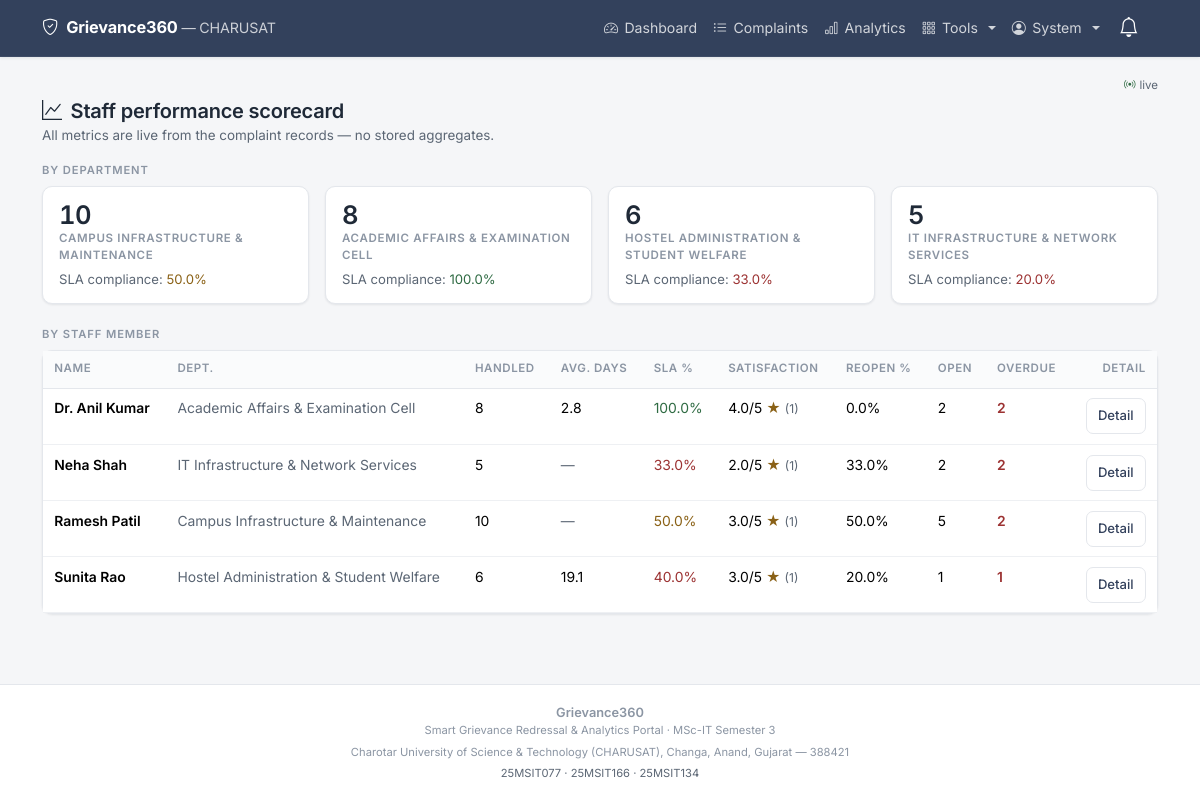
Page /admin/performance (signed in) on the committed database.
### tables this page shows
CREATE TABLE users (
    id             INTEGER PRIMARY KEY AUTOINCREMENT,
    name           TEXT NOT NULL,
    email          TEXT NOT NULL UNIQUE,
    password_hash  TEXT NOT NULL,
    role           TEXT NOT NULL DEFAULT 'student'
                   CHECK (role IN ('student','staff','admin')),
    department_id  INTEGER,
    enrollment_no  TEXT,
    phone          TEXT,
    is_active      INTEGER NOT NULL DEFAULT 1,
    reset_token    TEXT,
    reset_expires  TEXT,
    created_at     TEXT NOT NULL, photo TEXT, program TEXT, student_department TEXT, semester TEXT,
    FOREIGN KEY (department_id) REFERENCES departments(id)
);

CREATE TABLE departments (
    id          INTEGER PRIMARY KEY AUTOINCREMENT,
    name        TEXT NOT NULL UNIQUE,
    email       TEXT,
    created_at  TEXT NOT NULL
);

### app.py (the view)
@app.route("/admin/performance")
@login_required
@role_required("admin")
def admin_performance():
    staff_rows = _staff_metrics()
    dept_map = {}
    for s in staff_rows:
        dept = s.get("department_name") or "Unassigned"
        if dept not in dept_map:
            dept_map[dept] = {"name": dept, "handled": 0, "_on_time": 0, "_total_res": 0}
        dept_map[dept]["handled"] += s["handled"]
        if s["compliance"] is not None and s["handled"]:
            resolved = s["handled"]  # rough count
            dept_map[dept]["_on_time"]    += int((s["compliance"] / 100.0) * resolved)
            dept_map[dept]["_total_res"]  += resolved
    dept_rows = []
    for d in dept_map.values():
        d["compliance"] = (round(d["_on_time"] * 100.0 / d["_total_res"], 0)
                           if d["_total_res"] else None)
        dept_rows.append(d)
    dept_rows.sort(key=lambda x: x["handled"], reverse=True)
    return render_template("admin/performance.html",
                           staff_rows=staff_rows, dept_rows=dept_rows)

### app.py (called while the page is built)
@login_manager.user_loader
def load_user(user_id):
    row = db.query_one(
        "SELECT * FROM users WHERE id = %s AND is_active = 1", (user_id,)
    )
    return User(row) if row else None

def role_required(*roles):
    def decorator(view):
        @wraps(view)
        def wrapped(*args, **kwargs):
            if not current_user.is_authenticated:
                return login_manager.unauthorized()
            if current_user.role not in roles:
                flash("You do not have permission to open that page.", "danger")
                return redirect(url_for("index"))
            return view(*args, **kwargs)
        return wrapped
    return decorator

@app.context_processor
def inject_globals():
    now = helpers.now_str()
    return {
        "status_color": helpers.status_color,
        "pretty_date": helpers.pretty_date,
        "priority_label": helpers.priority_label,
        "is_breached": helpers.is_breached,
        "days_left": helpers.days_left,
        "ALL_STATUSES": config.STATUSES,
        "current_year": datetime.now().year,
        "now": now,
    }

### db.py (called while the page is built, shortened)
def _connect():
    if config.DB_ENGINE == "sqlite":
        raw = sqlite3.connect(config.SQLITE_PATH)
        raw.row_factory = sqlite3.Row          # lets us build dicts from rows
        raw.execute("PRAGMA foreign_keys = ON")  # SQLite needs this switched on
        return _SQLiteConnection(raw)

def get_db():
    if "db" not in g:
        g.db = _connect()
    return g.db

def query_all(sql, params=()):
    cursor = get_db().cursor()
    cursor.execute(sql, params)
    rows = cursor.fetchall()
    cursor.close()
    return rows

def query_one(sql, params=()):
    cursor = get_db().cursor()
    cursor.execute(sql, params)
    row = cursor.fetchone()
    cursor.close()
    return row

    def execute(self, sql, params=()):
        return self._cursor.execute(sql.replace("%s", "?"), params)

    def fetchone(self):
        row = self._cursor.fetchone()
        return dict(row) if row is not None else None

    def fetchall(self):
        return [dict(row) for row in self._cursor.fetchall()]

    def close(self):
        self._cursor.close()

    def cursor(self):
        return _SQLiteCursor(self._connection.cursor())

    def close(self):
        self._connection.close()

### helpers.py (called while the page is built)
def now_str():
    return datetime.now().strftime(DT_FORMAT)

### templates/admin/performance.html (shortened to what this page needs)
{% extends "base.html" %}
{% block content %}
<div class="ge-page-head">
  <h4><i class="bi bi-graph-up me-1"></i> Staff performance scorecard</h4>
  <p class="ge-page-sub">All metrics are live from the complaint records — no stored aggregates.</p>
</div>
{% if dept_rows %}
<h6 class="ge-eyebrow mb-2">By department</h6>
<div class="row g-2 g-md-3 mb-4">
  {% for d in dept_rows %}
  <div class="col-12 col-sm-6 col-md-3">
    <div class="ge-stat">
      <div class="ge-stat-value">{{ d.handled }}</div>
      <div class="ge-stat-label">{{ d.name }}</div>
      <div class="small text-muted mt-1">
        SLA compliance:
        <span class="{{ 'text-success' if d.compliance >= 80 else 'text-warning' if d.compliance >= 50 else 'text-danger' }}">
          {{ d.compliance }}%
        </span>
      </div>
    </div>
  </div>
  {% endfor %}
</div>
{% endif %}
<h6 class="ge-eyebrow mb-2">By staff member</h6>
<div class="ge-card">
  <div class="ge-desktop-table table-responsive">
    <table class="table table-hover mb-0">
      <thead>
        <tr>
          <th>Name</th><th>Dept.</th><th>Handled</th>
          <th>Avg. days</th><th>SLA %</th>
          <th>Satisfaction</th><th>Reopen %</th>
          <th>Open</th><th>Overdue</th>
          <th class="text-end">Detail</th>
        </tr>
      </thead>
      <tbody>
        {% for s in staff_rows %}
        <tr>
          <td class="fw-semibold">{{ s.name }}</td>
          <td class="text-muted">{{ s.department_name or '—' }}</td>
          <td>{{ s.handled }}</td>
          <td>
            {% if s.avg_days is not none %}
              {{ s.avg_days }}
            {% else %}
              <span class="text-muted">—</span>
            {% endif %}
          </td>
          <td>
            {% if s.compliance is not none %}
              <span class="{{ 'text-success' if s.compliance >= 80 else 'text-warning' if s.compliance >= 50 else 'text-danger' }}">
                {{ s.compliance }}%
              </span>
            {% else %}—{% endif %}
          </td>
          <td>
            {% if s.avg_rating is not none %}
              {{ s.avg_rating }}/5
              <span class="text-warning">★</span>
              <span class="text-muted small">({{ s.rating_count }})</span>
            {% else %}—{% endif %}
          </td>
          <td>
            {% if s.reopen_rate is not none %}
              {{ s.reopen_rate }}%
            {% else %}—{% endif %}
          </td>
          <td>{{ s.open_count }}</td>
          <td>
            {% if s.overdue_count %}
              <span class="text-danger fw-semibold">{{ s.overdue_count }}</span>
            {% else %}0{% endif %}
          </td>
          <td class="text-end">
            <a href="{{ url_for('admin_performance_detail', staff_id=s.id) }}"
               class="btn btn-sm btn-outline-primary">Detail</a>
          </td>
        </tr>
        {% else %}
        <tr><td colspan="10" class="text-center text-muted py-4">No staff data yet.</td></tr>
        {% endfor %}
      </tbody>
    </table>
  </div>
</div>
{% endblock %}

### templates/base.html (shortened to what this page needs)
<!DOCTYPE html>
<html lang="en">
<head>
  <link href="https://cdn.jsdelivr.net/npm/bootstrap@5.3.3/dist/css/bootstrap.min.css" rel="stylesheet">
  <link href="https://cdn.jsdelivr.net/npm/bootstrap-icons@1.11.3/font/bootstrap-icons.css" rel="stylesheet">
  <link href="{{ url_for('static', filename='css/style.css') }}" rel="stylesheet">
</head>
<body>
<nav class="navbar navbar-expand-md navbar-dark ge-navbar sticky-top">
  <div class="container">
    <a class="navbar-brand fw-bold d-flex align-items-center gap-2"
       href="{{ url_for('index') }}">
      <i class="bi bi-shield-check"></i>
      <span>
        Grievance360
        <span class="d-none d-md-inline fw-normal small opacity-75">
          &mdash; CHARUSAT
        </span>
      </span>
    </a>
    {% if current_user.is_authenticated %}
    <div class="dropdown order-md-last ms-auto me-2">
      <button class="btn btn-link nav-link position-relative ge-tap"
              type="button" data-bs-toggle="dropdown" aria-expanded="false"
              aria-label="Notifications">
        <i class="bi bi-bell fs-5 text-white"></i>
      </button>
    </div>
    {% endif %}
    <div class="collapse navbar-collapse" id="mainNav">
      <ul class="navbar-nav ms-auto mb-2 mb-md-0 align-items-md-center">
        {% if current_user.is_authenticated %}
          {% if current_user.role == 'student' %}
            <li class="nav-item">
              <a class="nav-link ge-tap" href="{{ url_for('student_dashboard') }}">
                <i class="bi bi-grid"></i> My Complaints</a>
            </li>
            <li class="nav-item">
              <a class="nav-link ge-tap" href="{{ url_for('raise_complaint') }}">
                <i class="bi bi-plus-circle"></i> Raise Complaint</a>
            </li>
            <li class="nav-item">
              <a class="nav-link ge-tap" href="{{ url_for('kb_list') }}">
                <i class="bi bi-book"></i> Help</a>
            </li>
            <li class="nav-item">
              <a class="nav-link ge-tap" href="{{ url_for('announcements') }}">
                <i class="bi bi-megaphone"></i> Notices</a>
            </li>
            <li class="nav-item">
              <a class="nav-link ge-tap" href="{{ url_for('profile') }}">
                <i class="bi bi-person-circle"></i> Profile</a>
            </li>
          {% elif current_user.role == 'admin' %}
            <li class="nav-item">
              <a class="nav-link ge-tap" href="{{ url_for('admin_dashboard') }}">
                <i class="bi bi-speedometer2"></i> Dashboard</a>
            </li>
            <li class="nav-item">
              <a class="nav-link ge-tap" href="{{ url_for('admin_complaints') }}">
                <i class="bi bi-list-ul"></i> Complaints</a>
            </li>
            <li class="nav-item">
              <a class="nav-link ge-tap" href="{{ url_for('admin_analytics') }}">
                <i class="bi bi-bar-chart"></i> Analytics</a>
            </li>
            <li class="nav-item dropdown">
              <a class="nav-link dropdown-toggle ge-tap" href="#" role="button"
                 data-bs-toggle="dropdown">
                <i class="bi bi-grid-3x3-gap"></i> Tools
              </a>
            </li>
          {% endif %}
          <li class="nav-item dropdown">
            <a class="nav-link dropdown-toggle ge-tap" href="#" role="button"
               data-bs-toggle="dropdown">
              <i class="bi bi-person-circle"></i>
              {{ current_user.name.split(' ')[0] }}
            </a>
          </li>
        {% endif %}
      </ul>
    </div>
  </div>
</nav>
<main class="container ge-main">
  {% if current_user.is_authenticated %}
  <div class="d-flex justify-content-end mb-1" style="min-height:18px">
    <span id="liveBar" class="d-inline-flex align-items-center gap-1"
          style="font-size:.72rem;color:var(--ge-muted,#64748b)">
      <i class="bi bi-broadcast text-success"></i>
      <span class="text-muted">live</span>
    </span>
  </div>
  {% endif %}
  {% block content %}{% endblock %}
</main>
<footer class="ge-footer no-print">
  <div class="container text-center">
    <div class="fw-semibold">Grievance360</div>
    <div class="small">
      Smart Grievance Redressal &amp; Analytics Portal &middot; MSc-IT Semester 3
    </div>
    <div class="small mt-1">
      Charotar University of Science &amp; Technology (CHARUSAT),
      Changa, Anand, Gujarat &mdash; 388421
    </div>
    <div class="small mt-1 text-muted">
      25MSIT077 &middot; 25MSIT166 &middot; 25MSIT134
    </div>
  </div>
</footer>
</body>
</html>

### static/css/style.css (style rules this page uses)
:root { --ge-ink: #1f2937; --ge-ink-soft: #5b6674; --ge-ink-faint: #8b95a3; --ge-primary: #33415c; --ge-primary-dark: #283346; --ge-accent: #5b6ea8; --ge-accent-soft: #eef1f8; --ge-bg: #f5f6f8; --ge-surface: #ffffff; --ge-line: #e4e7ec; --ge-line-soft: #eef0f3; --ge-radius: 10px; --ge-radius-sm: 7px; --ge-shadow: 0 1px 2px rgba(31, 41, 55, .05), 0 1px 3px rgba(31, 41, 55, .04); --ge-shadow-lift: 0 4px 12px rgba(31, 41, 55, .08); --ge-bottomnav-height: 60px; }
html, body { overflow-x: hidden; max-width: 100%; }
body { background-color: var(--ge-bg); color: var(--ge-ink); font-family: "Inter", -apple-system, BlinkMacSystemFont, "Segoe UI", Roboto, "Helvetica Neue", Arial, sans-serif; font-size: 15px; line-height: 1.55; -webkit-font-smoothing: antialiased; display: flex; flex-direction: column; min-height: 100vh; }
h1, h2, h3, h4, h5, h6 { font-weight: 600; letter-spacing: -.011em; color: var(--ge-ink); }
h4 { font-size: 1.25rem; }
h6 { font-size: .95rem; }
a { color: var(--ge-accent); text-decoration: none; }
.text-muted { color: var(--ge-ink-soft) !important; }
.ge-main { flex: 1 0 auto; padding-top: .25rem; padding-bottom: 1.5rem; }
.ge-page-head { margin-bottom: 1.15rem; }
.ge-page-head h4 { margin-bottom: .15rem; }
.ge-page-head .ge-page-sub { font-size: .84rem; color: var(--ge-ink-soft); }
.ge-eyebrow { font-size: .7rem; font-weight: 600; letter-spacing: .08em; text-transform: uppercase; color: var(--ge-ink-faint); }
.ge-tap, .btn { min-height: 44px; display: inline-flex; align-items: center; justify-content: center; gap: .4rem; }
.btn { border-radius: var(--ge-radius-sm); font-size: .9rem; font-weight: 500; padding: .45rem 1rem; }
.btn-sm { min-height: 36px; font-size: .82rem; padding: .3rem .7rem; }
.btn-outline-primary { color: var(--ge-primary); border-color: var(--ge-line); background: var(--ge-surface); }
.ge-navbar { background: var(--ge-primary); border-bottom: 1px solid rgba(255, 255, 255, .06); box-shadow: 0 1px 3px rgba(31, 41, 55, .10); padding-top: .35rem; padding-bottom: .35rem; }
.ge-navbar .navbar-brand { font-size: 1.02rem; font-weight: 600; letter-spacing: -.01em; color: #fff; }
.ge-navbar .nav-link { color: rgba(255, 255, 255, .78); font-size: .88rem; border-radius: var(--ge-radius-sm); padding-left: .7rem; padding-right: .7rem; }
.ge-card { border: 1px solid var(--ge-line); border-radius: var(--ge-radius); box-shadow: var(--ge-shadow); background: var(--ge-surface); }
.ge-stat { border: 1px solid var(--ge-line); border-radius: var(--ge-radius); padding: .85rem 1rem; background: var(--ge-surface); box-shadow: var(--ge-shadow); }
.ge-stat .ge-stat-value { font-size: 1.6rem; font-weight: 600; line-height: 1.15; letter-spacing: -.02em; font-variant-numeric: tabular-nums; }
.ge-stat .ge-stat-label { font-size: .72rem; font-weight: 600; letter-spacing: .06em; color: var(--ge-ink-faint); text-transform: uppercase; }
.text-success { color: #2f6b43 !important; }
.text-danger { color: #9c3232 !important; }
.text-warning { color: #8a6116 !important; }
.table { font-size: .87rem; color: var(--ge-ink); margin-bottom: 0; }
.table > :not(caption) > * > * { padding: .6rem .7rem; }
.table thead th { font-size: .72rem; font-weight: 600; letter-spacing: .05em; text-transform: uppercase; color: var(--ge-ink-faint); background: #fafbfc; border-bottom: 1px solid var(--ge-line); white-space: nowrap; }
.table tbody tr { border-color: var(--ge-line-soft); }
.ge-desktop-table { display: none; }
@media (min-width: 768px) { .ge-desktop-table { display: block; } }
.ge-footer { flex-shrink: 0; background: var(--ge-surface); border-top: 1px solid var(--ge-line); padding: 1.1rem 0; margin-top: 1.5rem; font-size: .8rem; color: var(--ge-ink-faint); }
@media (min-width: 1200px) { .ge-main.container { max-width: 1140px; } }

### rows in the picture
users: name "System"
users: handled "10", name "CAMPUS INFRASTRUCTURE & MAINTENANCE", compliance "50.0", name "Ramesh Patil", name "Campus Infrastructure & Maintenance", avg_rating "3.0", rating_count "1", reopen_rate "50.0", open_count "5", overdue_count "2"
users: handled "8", name "ACADEMIC AFFAIRS & EXAMINATION CELL", compliance "100.0", name "Dr. Anil Kumar", name "Academic Affairs & Examination Cell", avg_days "2.8", avg_rating "4.0", rating_count "1", reopen_rate "0.0", open_count "2", overdue_count "2"
users: handled "6", name "HOSTEL ADMINISTRATION & STUDENT WELFARE", compliance "33.0", name "Sunita Rao", name "Hostel Administration & Student Welfare", avg_days "19.1", compliance "40.0", avg_rating "3.0", rating_count "1", reopen_rate "20.0", open_count "1", overdue_count "1"
users: handled "5", name "IT INFRASTRUCTURE & NETWORK SERVICES", compliance "20.0", name "Neha Shah", name "IT Infrastructure & Network Services", compliance "33.0", avg_rating "2.0", rating_count "1", reopen_rate "33.0", open_count "2", overdue_count "2"
